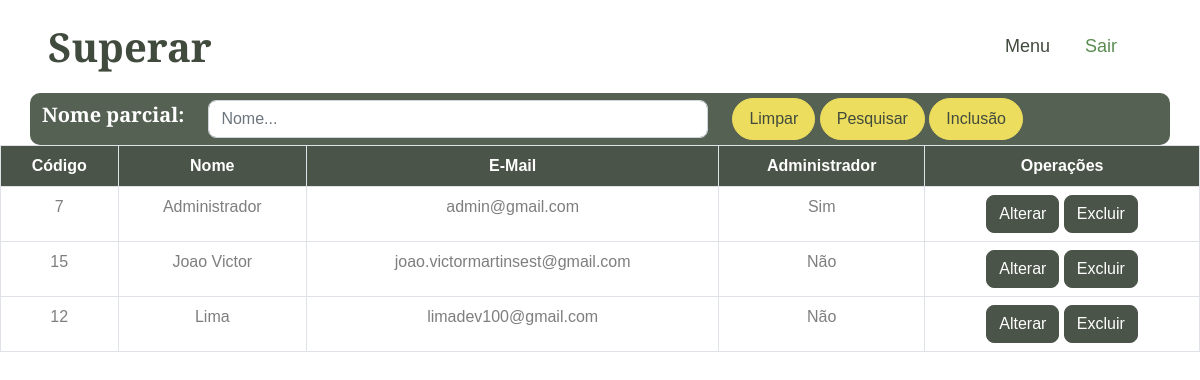
Before: /ususelect.php (signed in) with the older database file.
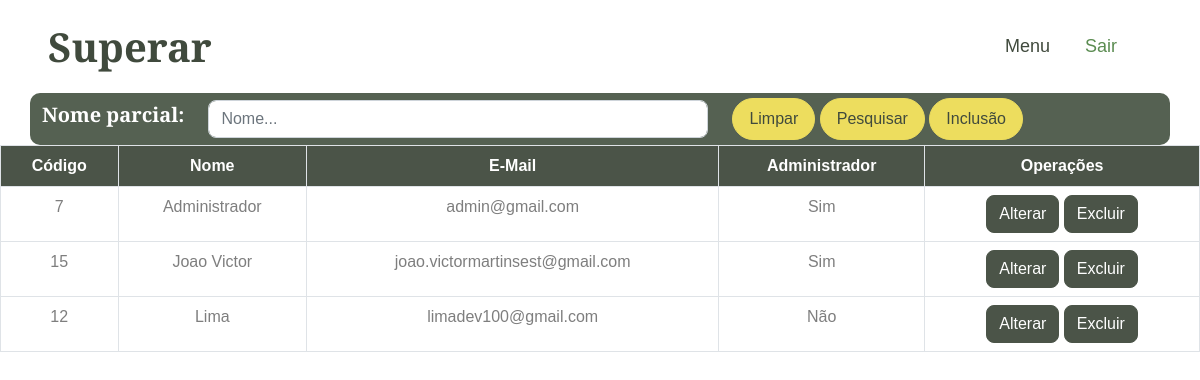
After: the same page with the newer database file.
### tables this page shows
CREATE TABLE usuario (
  id INT AUTO_INCREMENT PRIMARY KEY,
  nome VARCHAR(255) NOT NULL,
  email VARCHAR(255) NOT NULL UNIQUE,
  senha VARCHAR(255) NOT NULL,
  master ENUM('S','N') NOT NULL
);

### ususelect.php (the view, shortened to what this page needs)
<?php
include('connect.php');
$sql = 'SELECT * FROM usuario ORDER BY nome ASC';
$pesqnome = '';
if (isset($_POST['submit'])) {
    $pesqnome = mysqli_real_escape_string($con, $_POST['pesqnome']);
    $sql = "SELECT * FROM usuario WHERE nome LIKE '%$pesqnome%' ORDER BY nome ASC";
} else {
    $sql = 'SELECT * FROM usuario ORDER BY nome ASC';
}
$result = mysqli_query($con, $sql);
?>
<!DOCTYPE html>
<html lang="en">
<head>
    <link href="https://cdnjs.cloudflare.com/ajax/libs/font-awesome/5.10.0/css/all.min.css" rel="stylesheet">
    <link href="https://cdn.jsdelivr.net/npm/bootstrap-icons@1.4.1/font/bootstrap-icons.css" rel="stylesheet">
    <link href="lib/animate/animate.min.css" rel="stylesheet">
    <link href="lib/owlcarousel/assets/owl.carousel.min.css" rel="stylesheet">
    <link href="lib/lightbox/css/lightbox.min.css" rel="stylesheet">
    <link href="css/bootstrap.min.css" rel="stylesheet">
    <link href="css/style.css" rel="stylesheet">
</head>
<body>
    <nav class="navbar navbar-expand-lg bg-white navbar-light sticky-top px-4 px-lg-5">
        <h1 class="m-0">Superar</h1>
        <div class="collapse navbar-collapse" id="navbarCollapse">
            <div class="navbar-nav ms-auto p-4 p-lg-0">
                <a href="menu.php" class="nav-item nav-link">Menu</a>
                <a href="logout.php" class="nav-item nav-link active">Sair</a>
            </div>
        </div>
    </nav>
    <div class="text-center mx-auto wow fadeInUp" data-wow-delay="0.1s">
    <div class="container" style="background-color: transparent;" width="200px;">
        <form method="post" action="">
            <div class="row align-items-center" style="background-color: #556152; padding-top:5px; padding-bottom:5px; border-radius: 10px;">
                <div class="col-auto">
                    <h5 style="color: white;">Nome parcial:</h5>
                </div>
                <div class="col-auto">
                    <input type="text" name="pesqnome" id="pesqnome" class="form-control" placeholder="Nome..." style="width: 500px;" value="<?php echo $pesqnome; ?>">
                </div>
                <div class="col-auto">
                    <a href="ususelect.php" class="btn btn-secondary rounded-pill py-2 px-3">Limpar</a>
                    <button class="btn btn-secondary rounded-pill py-2 px-3" type="submit" name="submit">Pesquisar</button>
                    <a href="usuinsert.php" class="btn btn-secondary rounded-pill py-2 px-3">Inclusão</a>
                </div>
            </div>
        </form>
    </div>
</div>
        <table class="table table-bordered" style="background-color: white; opacity: 94%; text-align: center;">
            <thead class="thead-dark">
                <tr>
                    <th scope="col" style="background-color: #404A3D; color: white;">Código</th>
                    <th scope="col" style="background-color: #404A3D; color: white;">Nome</th>
                    <th scope="col" style="background-color: #404A3D; color: white;">E-Mail</th>
                    <th scope="col" style="background-color: #404A3D; color: white;">Administrador</th>
                    <th scope="col" style="background-color: #404A3D; color: white;">Operações</th>
                </tr>
            </thead>
            <tbody>
                <?php
                if ($result && mysqli_num_rows($result) > 0) {
                    while ($row = mysqli_fetch_assoc($result)) {
                        echo "<tr>
                <td>" . $row['id'] . "</td>
                <td>" . $row['nome'] . "</td>
                <td>" . $row['email'] . "</td>
                <td>" . ($row['master'] == 'S' ? 'Sim' : 'Não') . "</td>
                <td>
                    <a href='usuupdate.php?updateid=" . $row['id'] . "' class='btn btn-dark'>Alterar</a>
                    <a href='usudelete.php?deleteid=" . $row['id'] . "' class='btn btn-dark'>Excluir</a>
                </td>
              </tr>";
                    }
                } else {
                    echo "<tr><td colspan='5'>Nenhum usuário encontrado.</td></tr>";
                }
                ?>
            </tbody>
        </table>
</body>
</html>

Changed rows visible on the page:
changed usuario "Joao Victor": master "Não" → "Sim"
